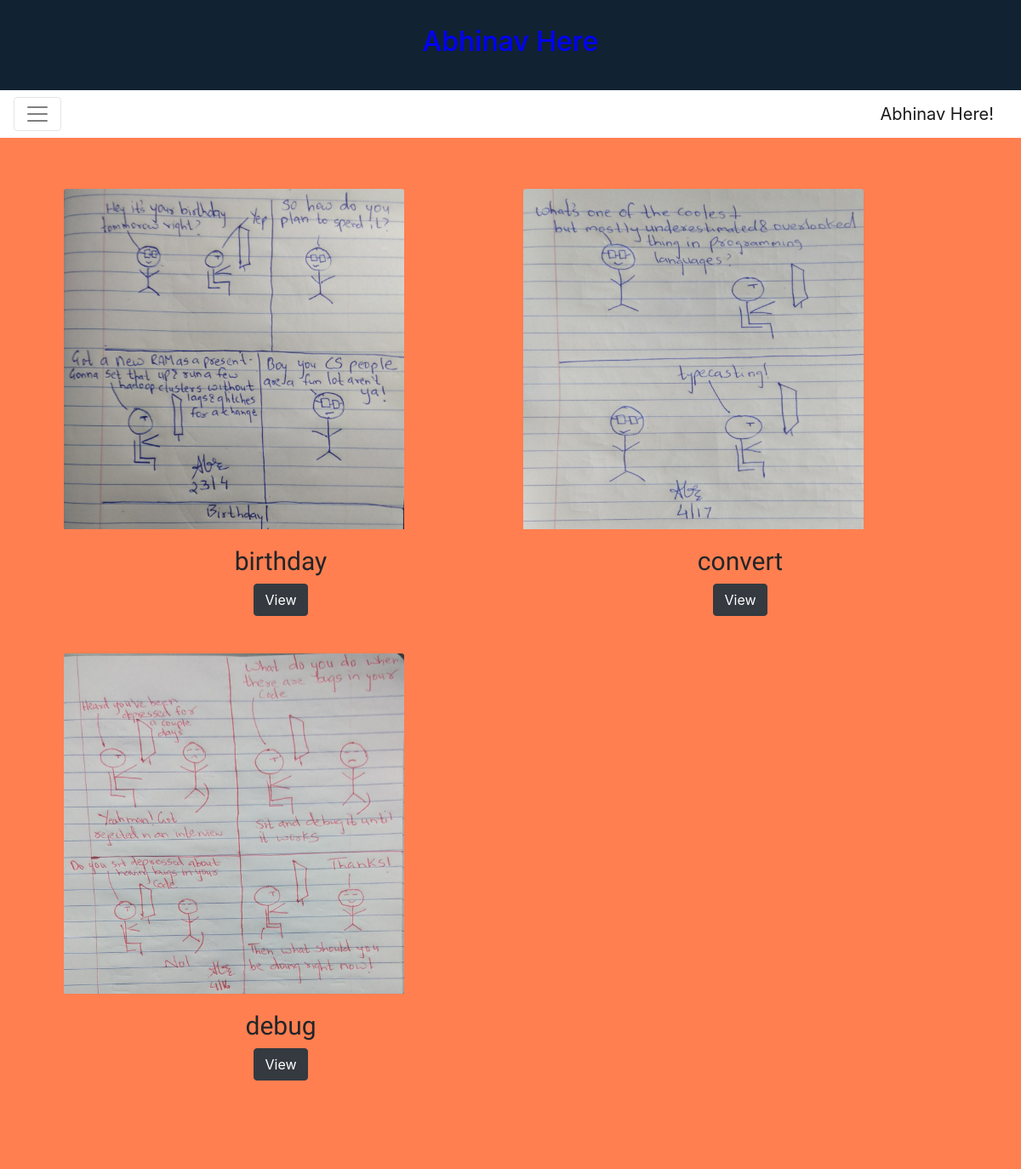
The app's page /comics/ with its own data.
### comics/models.py (models this page shows, shortened)
class Post(models.Model):
    title = models.TextField()
    cover = models.ImageField(upload_to='images/')

### comics/views.py (the view)
# urls.py: path('', HomePageView.as_view(), name='home'),
class HomePageView(ListView):
	model=Post
	template_name='comics.html'

### comics/templates/comics.html (shortened to what this page needs)
<!DOCTYPE html>
<html>
<head>
<link rel="stylesheet" href="https://maxcdn.bootstrapcdn.com/bootstrap/4.0.0-alpha.6/css/bootstrap.min.css">
</head>
<body stle="background-color:red;">
<header>
<h2> Abhinav Here</h2>
</header>
<nav class="navbar navbar-toggleable-md navbar-light bg-faded">
  <button class="navbar-toggler navbar-toggler-right" type="button" data-toggle="collapse" data-target="#navbarNavDropdown" aria-controls="navbarNavDropdown" aria-expanded="false" aria-label="Toggle navigation">
    <span class="navbar-toggler-icon"></span>
  </button>
  <a class="navbar-brand" href="/">Abhinav Here!</a>
</nav>
<div class="album">
			 <div class="container">
				 <div class="row" style="padding:10px;">
					 {%for post in object_list %}
				 <div class="col-md-4 col-lg-6 col-sm-12 ">
						 <img style="width: 400px;height: 400px;"class="card-img-top" src="{{ post.cover.url}}" alt="{{ post.title }}">
						 <div class="card-body" align="center">
							 <h3  style="font-family:  'East Sea Dokdo', cursive; font-size:30px;">{{post.title}}</h3>
							<a href="{{ post.cover.url}}"class="btn btn-md btn-secondary btn-dark">View</a>
<br><br>
						 </div>
 				 </div>
{% endfor %}
			 </div>
</div>
</div>
</body>
</html>

### comics/templates/comics.html (style rules this page uses)
header { background-color:#123; padding:30px; text-align:center; font-size:35px; color:blue; }
.album { padding:50px; background-color:coral; }
.row { padding-bottom:20px; }

### records on screen
Post: cover (picture), title "birthday"
Post: cover (picture), title "convert"
Post: cover (picture), title "debug"
